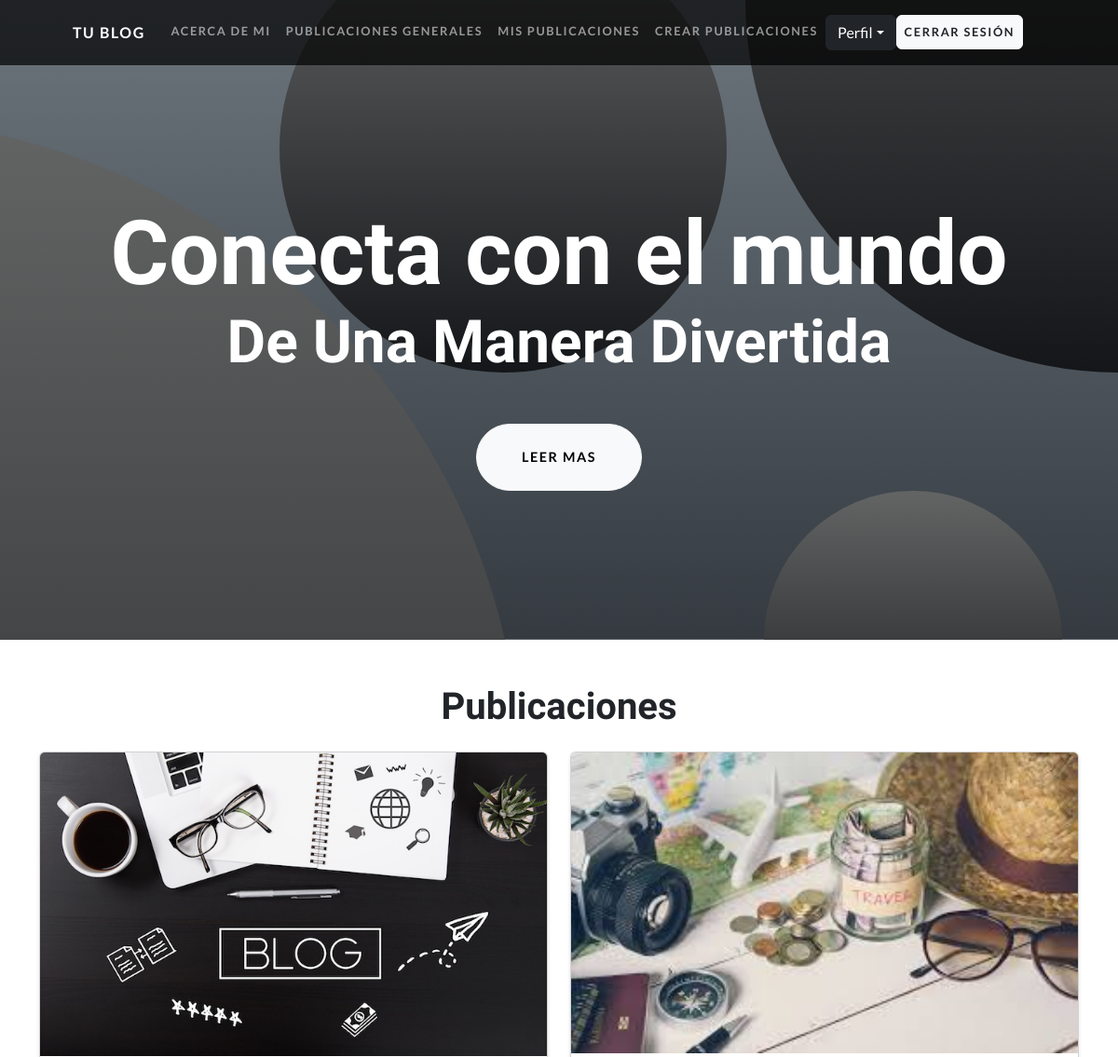
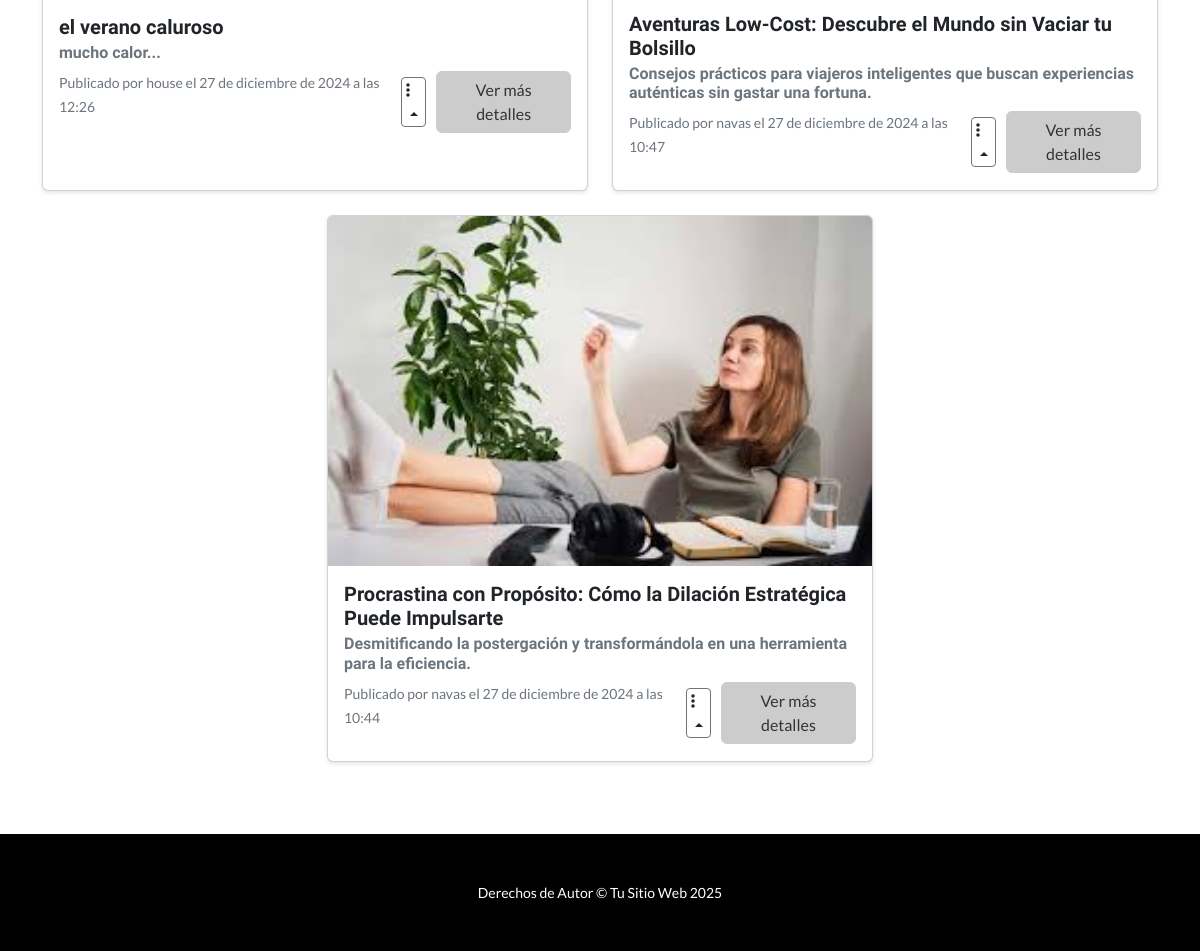
The app's page /publicaciones-generales/ (signed in) with its own data (2 pictures, top to bottom).
### app_web/models.py (models this page shows, shortened)
class Publicacion(models.Model):
    titulo = models.CharField(max_length=200)
    subtitulo = models.CharField(max_length=200, blank=True, null=True) #opcional
    contenido = models.TextField()
    autor = models.ForeignKey(User, on_delete=models.CASCADE) # Relación con el autor (usuario)
    fecha_publicacion = models.DateTimeField(auto_now_add=True)
    imagen_portada = models.ImageField(upload_to='blog/portadas/', blank=True, null=True)
    class Meta:
        ordering = ['-fecha_publicacion']

### app_web/views.py (the view)
# urls.py: path('publicaciones-generales/', publicaciones_generales, name="publicaciones-generales"),
def publicaciones_generales(request):
    publicaciones = Publicacion.objects.all().order_by('-fecha_publicacion')
    contexto = {'publicaciones': publicaciones}
    return render(request, 'app_web/publicaciones_generales.html', contexto)

### app_web/templates/app_web/publicaciones_generales.html (shortened to what this page needs)
{% extends 'app_web/base.html' %}
{% load static %}
{% block contenido %}
  <div class="container py-5">
    <h1 class="text-center mb-4">Publicaciones</h1>
    <div class="row justify-content-center">
      {% if publicaciones %}
        {% for publicacion in publicaciones %}
          <div class="col-md-8 col-lg-6 mb-4">
            <div class="card h-100">
              {% if publicacion.imagen_portada %}
                <img src="{{ publicacion.imagen_portada.url }}" class="card-img-top" alt="{{ publicacion.titulo }}" />
              {% endif %}
              <div class="card-body d-flex flex-column">
                <h5 class="card-title">{{ publicacion.titulo }}</h5>
                <h6 class="card-subtitle mb-2 text-muted">{{ publicacion.subtitulo }}</h6>
                <div class="d-flex justify-content-between align-items-center">
                  <p class="card-text">
                    <small class="text-muted">Publicado por {{ publicacion.autor }} el {{ publicacion.fecha_publicacion }}</small>
                  </p>
{% if publicacion.autor == request.user or request.user.is_superuser %}
                    <div class="dropup">
                      <button class="btn btn-sm btn-outline-secondary dropdown-toggle py-0 px-1" type="button" id="dropdownMenuButton{{ publicacion.id }}" data-bs-toggle="dropdown" aria-expanded="false" style="all: unset; border: 1px solid #6c757d; border-radius: 4px;"><i class="fas fa-ellipsis-v"></i></button>
                    </div>
                  {% endif %}
                  <a href="{% url 'detalle-publicacion' publicacion.id %}" class="btn btn-ver-mas-detalles">Ver más detalles</a>
                </div>
              </div>
            </div>
          </div>
        {% endfor %}
      {% else %}
        <div class="col-12 text-center">
          <p>No hay publicaciones disponibles.</p>
        </div>
      {% endif %}
    </div>
  </div>
{% endblock %}

### app_web/templates/app_web/publicaciones_generales.html (style rules this page uses)
.card { box-shadow: 0 2px 4px rgba(0, 0, 0, 0.1); transition: transform 0.2s ease-in-out, box-shadow 0.2s ease-in-out; position: relative; }
.btn-ver-mas-detalles { margin-left: 10px; background-color: #cccccc; color: #333333; border-color: #cccccc; }
.card-img-top { max-height: 350px; }

### records on screen
Publicacion: imagen_portada (picture), titulo "el verano caluroso", subtitulo "mucho calor...", autor "house", fecha_publicacion "27 de diciembre de 2024 a las 12:26"
Publicacion: imagen_portada (picture), titulo "Aventuras Low-Cost: Descubre el Mundo sin Vaciar tu Bolsillo", subtitulo "Consejos prácticos para viajeros inteligentes que buscan experiencias auténticas sin gastar una fortuna.", autor "navas", fecha_publicacion "27 de diciembre de 2024 a las 10:47"
Publicacion: imagen_portada (picture), titulo "Procrastina con Propósito: Cómo la Dilación Estratégica Puede Impulsarte", subtitulo "Desmitificando la postergación y transformándola en una herramienta para la eficiencia.", autor "navas", fecha_publicacion "27 de diciembre de 2024 a las 10:44"
